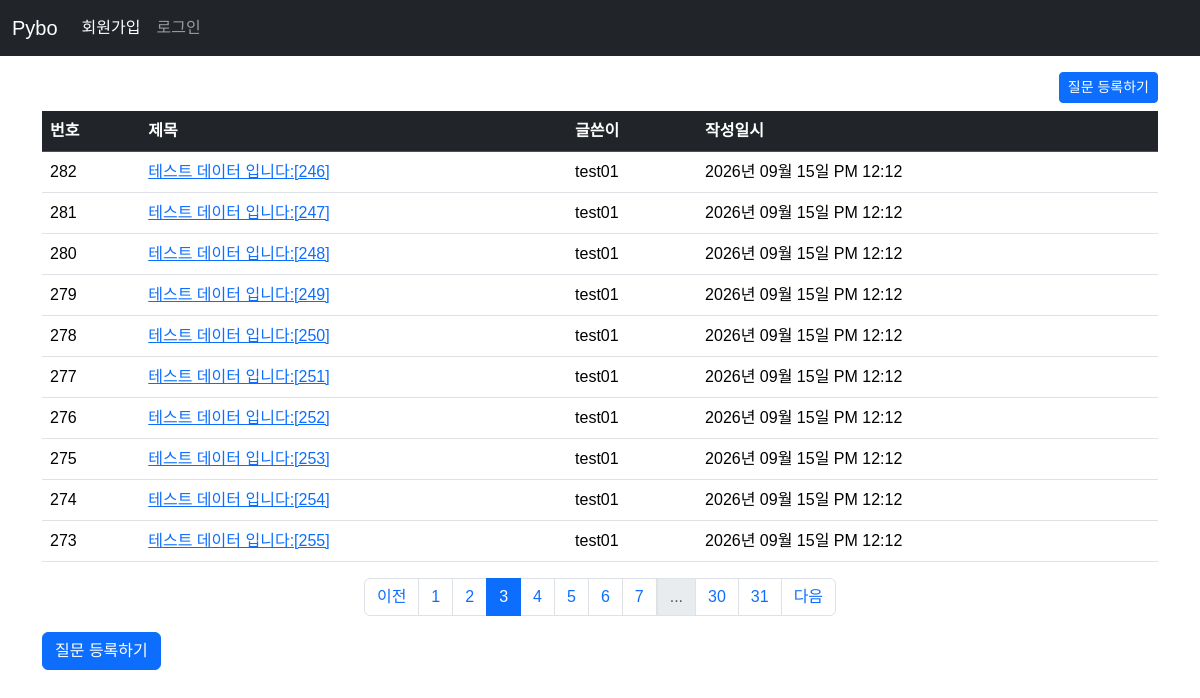
The page /question/list?page=3 on the database its author committed.
### pybo/models.py (models this page shows)
class Question(db.Model):
    id = db.Column(db.Integer, primary_key=True)
    subject = db.Column(db.String(200), nullable=False)
    content = db.Column(db.Text, nullable=False)
    create_date = db.Column(db.DateTime, nullable=False)
    user_id = db.Column(db.Integer, db.ForeignKey('user.id', ondelete='CASCADE'), nullable=False)
    user = db.relationship('User', backref=db.backref('question_set'))

class User(db.Model):
    id = db.Column(db.Integer, primary_key=True)
    username = db.Column(db.String(150), unique=True, nullable=False)
    password = db.Column(db.String(200), nullable=False)
    email = db.Column(db.String(120), unique=True, nullable=False)

### pybo/views/question_views.py (the view)
@bp.route('/list')
def _list():
    page = request.args.get('page', default=1, type=int)  # url parameter ?page=1
    question_list = Question.query.order_by(Question.create_date.desc())
    question_list = question_list.paginate(page=page, per_page=10) # 페이지 구현
    return render_template('question/question_list.html', question_list=question_list)

### pybo/filter.py (called while the page is built)
def format_datetime(value, fmt='%Y년 %m월 %d일 %p %I:%M'):
    return value.strftime(fmt)

### pybo/views/auth_viewe.py (called while the page is built)
@bp.before_app_request
def load_logged_in_user():
    user_id = session.get('user_id')
    if user_id is None:
        g.user = None
    else:
        g.user = User.query.get(user_id)

### pybo/templates/question/question_list.html (shortened to what this page needs)
{% extends 'base.html' %}
{% block content %}
<div class="container my-3">
    <div class="text-end">
        <a href="{{ url_for('question.create') }}" class="btn btn-primary btn-sm mb-2">질문 등록하기</a>
    </div>
    <table class="table table-hover">
      <thead>
        <tr class="table-dark">
            <th>번호</th>
            <th>제목</th>
            <th>글쓴이</th>
            <th>작성일시</th>
        </tr>
      </thead>
      <tbody>
        {% if question_list %}
        {% for question in question_list.items%}
        <tr>
            <td>{{ question_list.total - ((question_list.page-1)*question_list.per_page) - loop.index0 }}</td>
            <td>
                <a href="{{ url_for('question.detail', question_id=question.id) }}">{{ question.subject }}</a>
            </td>
            <td>{{ question.user.username }}</td>
            <td>{{ question.create_date|datetime }}</td>
        </tr>
        {% endfor %}
        {% else %}
        <tr>
            <td colspan="3">질문이 없습니다.</td>
        </tr>
        {% endif %}
      </tbody>
    </table>
    <ul class="pagination justify-content-center">
        {% if question_list.has_prev %}
        <li class="page-item">
            <a href="?page={{ question_list.prev_num }}" class="page-link">이전</a>
        </li>
        {% else %}
        <li class="page-item disabled">
            <a class="page-link" tabindex="-1" aria-disabled="true" href="javascript:void(0)">이전</a>
        </li>
        {% endif %}
        {% for page_num in question_list.iter_pages() %}
        {% if page_num %}
        {% if page_num != question_list.page %}
        <li class="page-item">
            <a class="page-link" href="?page={{ page_num }}">{{ page_num }}</a>
        </li>
        {% else %}
        <li class="page-item active" aria-current="page">
            <a class="page-link" href="javascript:void(0)">{{ page_num }}</a>
        </li>
        {% endif %}
        {% else %}
        <li class="disabled">
            <a class="page-link" href="javascript:void(0)">...</a>
        </li>
        {% endif %}
        {% endfor %}
        {% if question_list.has_next %}
        <li class="page-item">
            <a class="page-link" href="?page={{ question_list.next_num }}">다음</a>
        </li>
        {% else %}
        <li class="page-item disabled">
            <a class="page-link" tabindex="-1" aria-disabled="true" href="javascript:void(0)">다음</a>
        </li>
        {% endif %}
    </ul>
    <a href="{{ url_for('question.create') }}" class="btn btn-primary">질문 등록하기</a>
</div>
{% endblock %}

### pybo/static/style.css (style rules this page uses)
body { font-family: "Noto Sans KR", sans-serif; font-weight: 400; }

### rows shown on the page
Question: total "282", subject "테스트 데이터 입니다:[246]", user.username "test01", create_date "2026년 09월 15일 PM 12:12"
Question: total "281", subject "테스트 데이터 입니다:[247]", user.username "test01", create_date "2026년 09월 15일 PM 12:12"
Question: total "280", subject "테스트 데이터 입니다:[248]", user.username "test01", create_date "2026년 09월 15일 PM 12:12"
Question: total "279", subject "테스트 데이터 입니다:[249]", user.username "test01", create_date "2026년 09월 15일 PM 12:12"
Question: total "278", subject "테스트 데이터 입니다:[250]", user.username "test01", create_date "2026년 09월 15일 PM 12:12"
Question: total "277", subject "테스트 데이터 입니다:[251]", user.username "test01", create_date "2026년 09월 15일 PM 12:12"
Question: total "276", subject "테스트 데이터 입니다:[252]", user.username "test01", create_date "2026년 09월 15일 PM 12:12"
Question: total "275", subject "테스트 데이터 입니다:[253]", user.username "test01", create_date "2026년 09월 15일 PM 12:12"
Question: total "274", subject "테스트 데이터 입니다:[254]", user.username "test01", create_date "2026년 09월 15일 PM 12:12"
Question: total "273", subject "테스트 데이터 입니다:[255]", user.username "test01", create_date "2026년 09월 15일 PM 12:12"

### other values the page prints
{{ page_num }} "1" "2" "4" "5" "6" "7" "30" "31"
{{ page_num }} "3"
